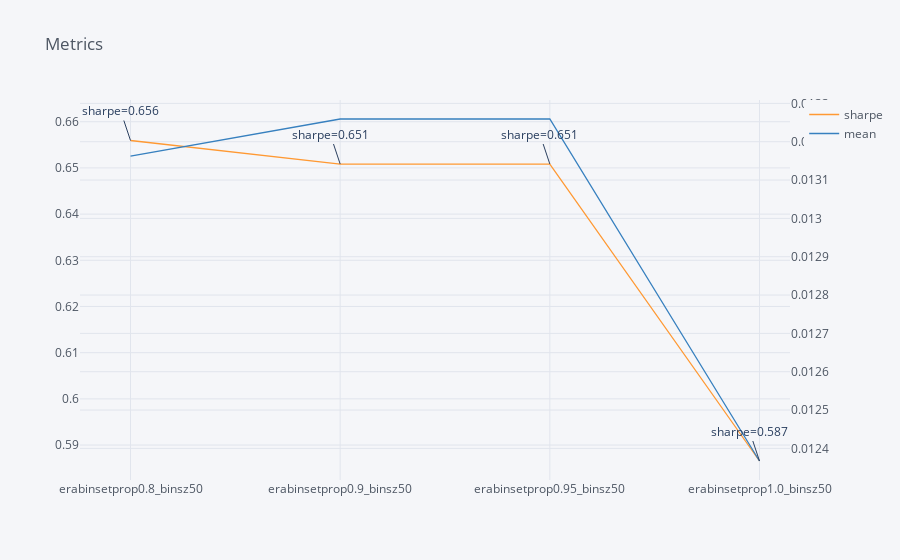

The notebook cell saved with this chart:
### Code cell
fig_ebset_metric = iplot_ebmetrics(ebset_metrics_df, annotate_bin=False)
ebset_metrics_iplot_fl = os.path.join(comparison_dir, "erabinset_metrics_plot.html")
fig_ebset_metric.write_html(ebset_metrics_iplot_fl)
log.info(f"Saving {ebset_metrics_iplot_fl}")

### Figure 1 — Plotly figure (JSON) as saved in the notebook; plotly's stock layout.template omitted (floating-point values rounded to 4 significant figures)
{"data": [{"line": {"color": "rgba(255, 153, 51, 1.0)", "dash": "solid", "shape": "linear", "width": 1.3}, "mode": "lines", "name": "sharpe", "text": "", "type": "scatter", "x": ["erabinsetprop0.8_binsz50", "erabinsetprop0.9_binsz50", "erabinsetprop0.95_binsz50", "erabinsetprop1.0_binsz50"], "y": [0.6559, 0.6508, 0.6508, 0.5865]}, {"line": {"color": "rgba(55, 128, 191, 1.0)", "dash": "solid", "shape": "linear", "width": 1.3}, "mode": "lines", "name": "mean", "text": "", "type": "scatter", "x": ["erabinsetprop0.8_binsz50", "erabinsetprop0.9_binsz50", "erabinsetprop0.95_binsz50", "erabinsetprop1.0_binsz50"], "xaxis": "x", "y": [0.01316, 0.01326, 0.01326, 0.01237], "yaxis": "y2"}], "layout": {"annotations": [{"arrowhead": 0, "showarrow": true, "text": "sharpe=0.656", "x": "erabinsetprop0.8_binsz50", "y": 0.6559}, {"arrowhead": 0, "showarrow": true, "text": "sharpe=0.651", "x": "erabinsetprop0.9_binsz50", "y": 0.6508}, {"arrowhead": 0, "showarrow": true, "text": "sharpe=0.651", "x": "erabinsetprop0.95_binsz50", "y": 0.6508}, {"arrowhead": 0, "showarrow": true, "text": "sharpe=0.587", "x": "erabinsetprop1.0_binsz50", "y": 0.5865}], "legend": {"bgcolor": "#F5F6F9", "font": {"color": "#4D5663"}}, "paper_bgcolor": "#F5F6F9", "plot_bgcolor": "#F5F6F9", "title": {"font": {"color": "#4D5663"}, "text": "Metrics"}, "xaxis": {"gridcolor": "#E1E5ED", "showgrid": true, "tickfont": {"color": "#4D5663"}, "title": {"font": {"color": "#4D5663"}, "text": ""}, "zerolinecolor": "#E1E5ED"}, "yaxis": {"gridcolor": "#E1E5ED", "showgrid": true, "tickfont": {"color": "#4D5663"}, "title": {"font": {"color": "#4D5663"}, "text": ""}, "zerolinecolor": "#E1E5ED"}, "yaxis2": {"anchor": "x", "gridcolor": "#E1E5ED", "overlaying": "y", "showgrid": true, "side": "right", "tickfont": {"color": "#4D5663"}, "title": {"text": ""}, "zerolinecolor": "#E1E5ED"}}}
